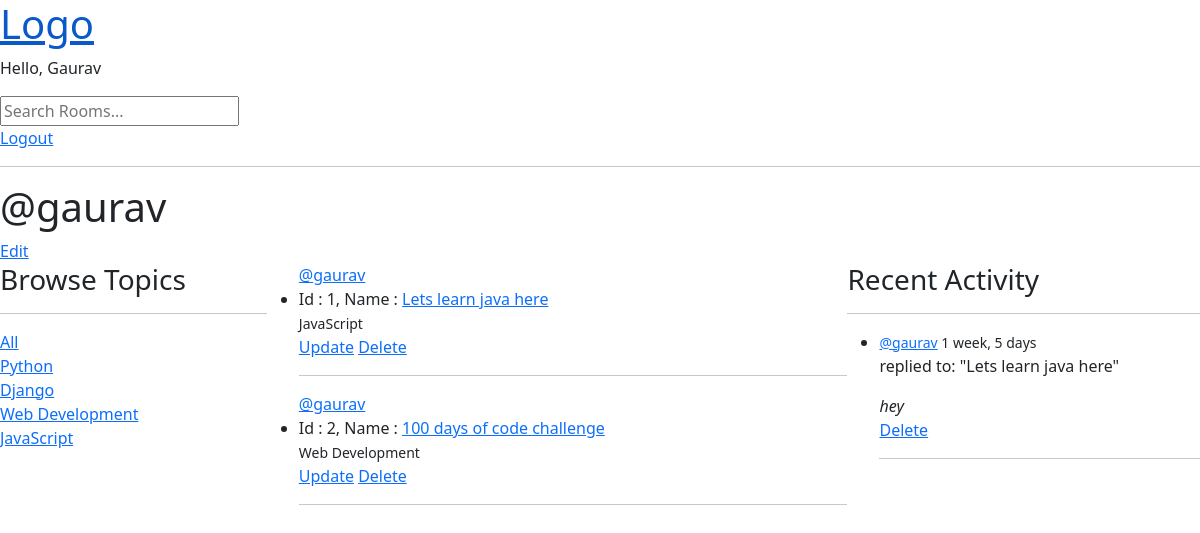
/user-profile/1/ (signed in), run on an earlier commit of the app's database.
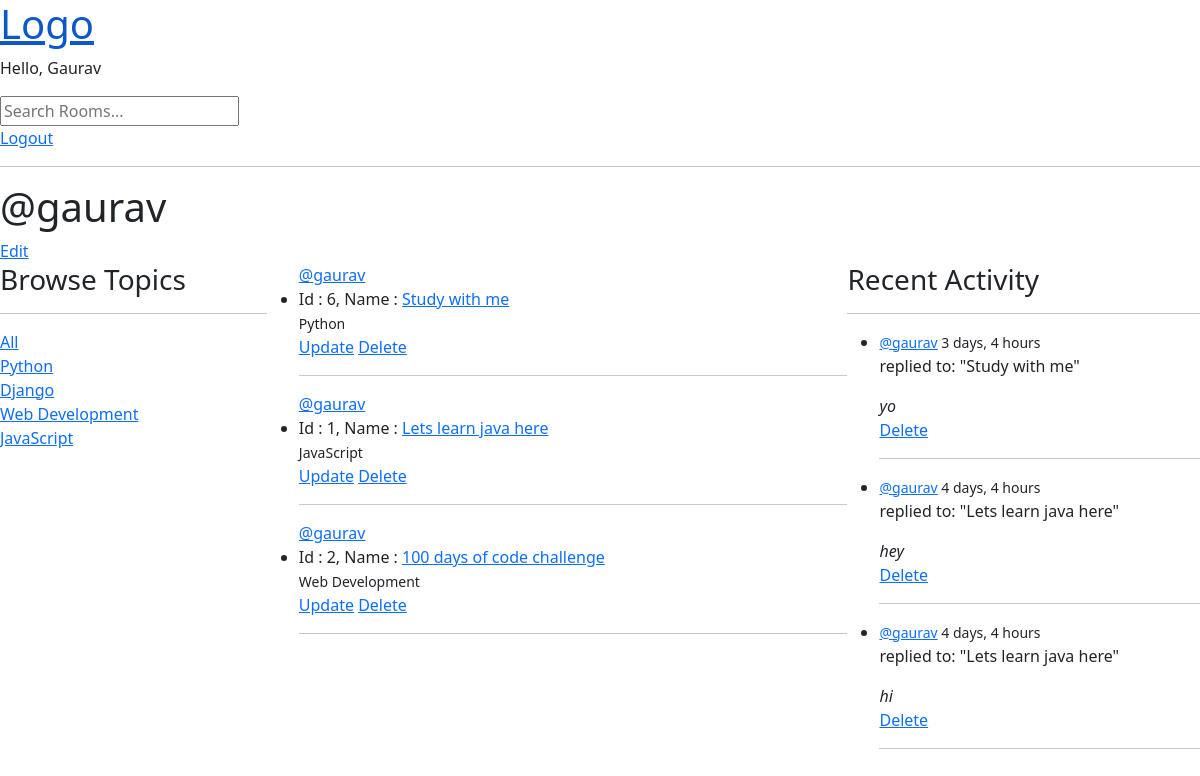
And on a later commit of the database.
### base/models.py (models this page shows, shortened)
class Topic(models.Model):
    name = models.CharField(max_length=200)

class Room(models.Model):
    host = models.ForeignKey(User, on_delete=models.CASCADE)
    topic = models.ForeignKey(Topic, on_delete=models.SET_NULL, null=True)
    name = models.CharField(max_length=200)
    description = models.TextField(null=True, blank=True)
    participants = models.ManyToManyField(User, related_name='participants', blank=True)
    updated = models.DateTimeField(auto_now=True)
    created = models.DateTimeField(auto_now_add=True)
    class Meta:
        ordering = ['-updated', '-created']
    def __str__(self):
        return self.name

class Message(models.Model):
    user = models.ForeignKey(User, on_delete=models.CASCADE)
    room = models.ForeignKey(Room, on_delete=models.CASCADE)
    body = models.TextField()
    updated = models.DateTimeField(auto_now=True)
    created = models.DateTimeField(auto_now_add=True)
    class Meta:
        ordering = ['-updated', '-created']

### base/views.py (the view)
# urls.py: path('user-profile/<str:pk>/', views.user_profile, name='profile'),
def user_profile(request, pk):
    user = User.objects.get(id=pk)
    rooms = user.room_set.all()
    room_message = user.message_set.all()[:4]
    topics = Topic.objects.all()
    context = {'user': user,
               'rooms': rooms,
               'recent_messages': room_message,
               'topics': topics,
               }
    return render(request, 'base/profile.html', context)

### base/templates/base/profile.html
{% extends 'main.html' %}
{% load static %}
{% block style %}
    <link rel="stylesheet" href="{% static 'base/home.css' %}">
{% endblock style %}
{% block content %}
<h1>@{{ user }}</h1>
<a href="{% url 'update-profile' %}">Edit</a>
<div class="profile-container">
    <div class="browse">
        {% include 'base/topic_component.html' %}
    </div>
    <div class="rooms">
        {% include 'base/feed_component.html' %}
    </div>
    <div class="recent-activity">
        {% include 'base/activity_component.html' %}
    </div>
</div>
{% endblock content %}

### base/templates/base/topic_component.html
<h3>Browse Topics</h3>
<hr>
<div>
    <a href="{% url 'home'%}">All</a>
</div>
{% for topic in topics%}
    <div>
        <a href="{% url 'home'%}?q={{topic.name}}">{{topic.name}}</a>
    </div>
{% endfor %}

### base/templates/base/feed_component.html
<div>
    {% for room in rooms%}
        <ul>
            <span><a href="{% url 'profile' room.host.id %}">@{{ room.host.username }}</a></span>
            <li>Id : {{ room.id }}, Name : <a href="{% url 'room' room.id%}">{{ room.name }}</a></li>
            <small>{{ room.topic.name }}</small>
            <br>
            {% if request.user == room.host %}
                <a href="{% url 'update-room' room.id %}">Update</a>
                <a href="{% url 'delete-room' room.id %}">Delete</a>
            {% endif %}
            <hr>
        </ul>
    {% endfor %}
</div>

### base/templates/base/activity_component.html
<h3>Recent Activity</h3>
<hr>
<ul>
    {% for message in recent_messages %}
        <li>
            <small><a href="{% url 'profile' message.user.id %}">@{{message.user}}</a> {{message.created|timesince}}</small>
            <p>replied to: "{{message.room}}"</p>
            <em>{{message.body|truncatewords:15}}</em>
            {% if request.user == message.user %}
                <br><a href="{% url 'delete-message' message.id%}">Delete</a>
            {% endif %}
            <hr>
        </li>
    {% endfor %}
</ul>

What changed in the data, as far as the page shows it:
removed Message: user "gaurav", created "1 week, 5 days", room "Lets learn java here", body "hey", shows "Delete"
added Room: host.username "gaurav", id "6", name "Study with me", topic.name "Python", shows "Update"
added Message: user "gaurav", created "3 days, 4 hours", room "Study with me", body "yo", shows "Delete"
added Message: user "gaurav", created "4 days, 4 hours", room "Lets learn java here", body "hey", shows "Delete"
added Message: user "gaurav", created "4 days, 4 hours", room "Lets learn java here", body "hi", shows "Delete"
